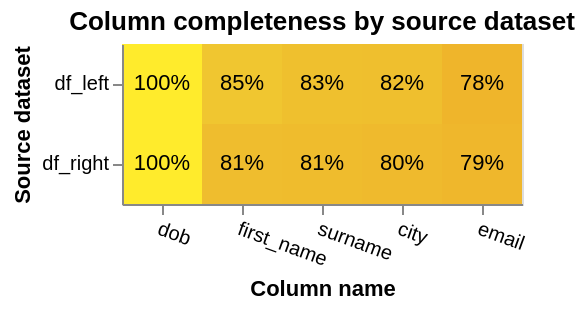

Here is the notebook cell this chart was saved with:
### Code cell
linker.completeness_chart(cols=["first_name", "surname", "dob", "city", "email"])

### Figure 1 — Vega-Lite specification as saved in the notebook (floating-point values rounded to 4 significant figures)
{"config": {"view": {"continuousWidth": 400, "continuousHeight": 300}}, "layer": [{"mark": "rect", "encoding": {"color": {"field": "completeness", "legend": null, "scale": {"scheme": "darkred", "zero": true}, "type": "quantitative"}, "tooltip": [{"field": "source_dataset", "title": "Source dataset", "type": "nominal"}, {"field": "total_rows_inc_nulls", "format": ",", "title": "# of records", "type": "quantitative"}, {"field": "column_name", "title": "Column name", "type": "nominal"}, {"field": "total_null_rows", "format": ",", "title": "# of nulls", "type": "quantitative"}, {"field": "completeness", "format": ".1%", "type": "quantitative"}], "x": {"axis": {"labelAngle": 20}, "field": "column_name", "sort": {"field": "mean_comp", "order": "descending"}, "title": "Column name", "type": "nominal"}, "y": {"field": "source_dataset", "title": "Source dataset", "type": "nominal"}}, "title": "Column completeness by source dataset", "transform": [{"joinaggregate": [{"op": "mean", "field": "completeness", "as": "mean_comp"}], "groupby": ["column_name"]}]}, {"mark": {"type": "text"}, "encoding": {"color": {"condition": {"test": "datum['completeness'] < 0.5", "value": "white"}, "value": "black"}, "text": {"field": "completeness", "format": ".0%", "type": "quantitative"}, "x": {"axis": {"labelAngle": 0}, "field": "column_name", "sort": {"field": "mean_comp", "order": "descending"}, "type": "nominal"}, "y": {"field": "source_dataset", "type": "nominal"}}, "transform": [{"joinaggregate": [{"op": "mean", "field": "completeness", "as": "mean_comp"}], "groupby": ["column_name"]}]}], "data": {"name": "data-cf4dc01e33c39e8e2755838612c0463e"}, "height": {"step": 40}, "width": {"step": 40}, "$schema": "https://vega.github.io/schema/vega-lite/v5.9.3.json", "datasets": {"data-cf4dc01e33c39e8e2755838612c0463e": [{"source_dataset": "df_right", "column_name": "first_name", "total_null_rows": 93, "total_rows_inc_nulls": 500, "completeness": 0.814}, {"source_dataset": "df_left", "column_name": "first_name", "total_null_rows": 76, "total_rows_inc_nulls": 500, "completeness": 0.848}, {"source_dataset": "df_right", "column_name": "surname", "total_null_rows": 94, "total_rows_inc_nulls": 500, "completeness": 0.812}, {"source_dataset": "df_left", "column_name": "surname", "total_null_rows": 87, "total_rows_inc_nulls": 500, "completeness": 0.826}, {"source_dataset": "df_left", "column_name": "dob", "total_null_rows": 0, "total_rows_inc_nulls": 500, "completeness": 1.0}, {"source_dataset": "df_right", "column_name": "dob", "total_null_rows": 0, "total_rows_inc_nulls": 500, "completeness": 1.0}, {"source_dataset": "df_left", "column_name": "city", "total_null_rows": 89, "total_rows_inc_nulls": 500, "completeness": 0.822}, {"source_dataset": "df_right", "column_name": "city", "total_null_rows": 98, "total_rows_inc_nulls": 500, "completeness": 0.804}, {"source_dataset": "df_right", "column_name": "email", "total_null_rows": 103, "total_rows_inc_nulls": 500, "completeness": 0.794}, {"source_dataset": "df_left", "column_name": "email", "total_null_rows": 108, "total_rows_inc_nulls": 500, "completeness": 0.784}]}}
